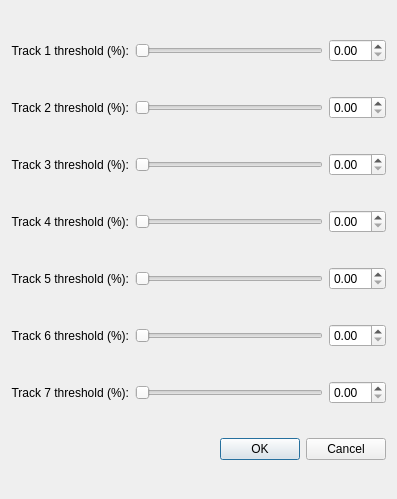
<?xml version="1.0" encoding="UTF-8"?>
<ui version="4.0">
 <class>audioThresholdTunerDialog</class>
 <widget class="QDialog" name="audioThresholdTunerDialog">
  <property name="geometry">
   <rect>
    <x>0</x>
    <y>0</y>
    <width>397</width>
    <height>499</height>
   </rect>
  </property>
  <property name="windowTitle">
   <string>Dialog</string>
  </property>
  <layout class="QVBoxLayout" name="verticalLayout">
   <item>
    <layout class="QHBoxLayout" name="threshold1Layout">
     <item>
      <widget class="QLabel" name="audioThresholdLabel_1">
       <property name="text">
        <string>Track 1 threshold (%):</string>
       </property>
       <property name="alignment">
        <set>Qt::AlignmentFlag::AlignRight|Qt::AlignmentFlag::AlignTrailing|Qt::AlignmentFlag::AlignVCenter</set>
       </property>
       <property name="margin">
        <number>3</number>
       </property>
      </widget>
     </item>
     <item>
      <widget class="QSlider" name="audiothresholdSlider_1">
       <property name="sizePolicy">
        <sizepolicy hsizetype="Expanding" vsizetype="Fixed">
         <horstretch>9</horstretch>
         <verstretch>0</verstretch>
        </sizepolicy>
       </property>
       <property name="mouseTracking">
        <bool>false</bool>
       </property>
       <property name="tabletTracking">
        <bool>false</bool>
       </property>
       <property name="contextMenuPolicy">
        <enum>Qt::ContextMenuPolicy::DefaultContextMenu</enum>
       </property>
       <property name="acceptDrops">
        <bool>false</bool>
       </property>
       <property name="autoFillBackground">
        <bool>true</bool>
       </property>
       <property name="minimum">
        <number>1</number>
       </property>
       <property name="maximum">
        <number>10000</number>
       </property>
       <property name="value">
        <number>1</number>
       </property>
       <property name="sliderPosition">
        <number>1</number>
       </property>
       <property name="orientation">
        <enum>Qt::Orientation::Horizontal</enum>
       </property>
       <property name="invertedAppearance">
        <bool>false</bool>
       </property>
       <property name="invertedControls">
        <bool>false</bool>
       </property>
       <property name="tickPosition">
        <enum>QSlider::TickPosition::NoTicks</enum>
       </property>
       <property name="tickInterval">
        <number>1</number>
       </property>
      </widget>
     </item>
     <item>
      <widget class="QDoubleSpinBox" name="audioThresholdSpinbox_1">
       <property name="singleStep">
        <double>0.500000000000000</double>
       </property>
      </widget>
     </item>
    </layout>
   </item>
   <item>
    <layout class="QHBoxLayout" name="threshold2Layout">
     <item>
      <widget class="QLabel" name="audioThresholdLabel_2">
       <property name="text">
        <string>Track 2 threshold (%):</string>
       </property>
       <property name="alignment">
        <set>Qt::AlignmentFlag::AlignRight|Qt::AlignmentFlag::AlignTrailing|Qt::AlignmentFlag::AlignVCenter</set>
       </property>
       <property name="margin">
        <number>3</number>
       </property>
      </widget>
     </item>
     <item>
      <widget class="QSlider" name="audiothresholdSlider_2">
       <property name="sizePolicy">
        <sizepolicy hsizetype="Expanding" vsizetype="Fixed">
         <horstretch>9</horstretch>
         <verstretch>0</verstretch>
        </sizepolicy>
       </property>
       <property name="mouseTracking">
        <bool>false</bool>
       </property>
       <property name="tabletTracking">
        <bool>false</bool>
       </property>
       <property name="contextMenuPolicy">
        <enum>Qt::ContextMenuPolicy::DefaultContextMenu</enum>
       </property>
       <property name="acceptDrops">
        <bool>false</bool>
       </property>
       <property name="autoFillBackground">
        <bool>true</bool>
       </property>
       <property name="minimum">
        <number>1</number>
       </property>
       <property name="maximum">
        <number>10000</number>
       </property>
       <property name="value">
        <number>1</number>
       </property>
       <property name="sliderPosition">
        <number>1</number>
       </property>
       <property name="orientation">
        <enum>Qt::Orientation::Horizontal</enum>
       </property>
       <property name="invertedAppearance">
        <bool>false</bool>
       </property>
       <property name="invertedControls">
        <bool>false</bool>
       </property>
       <property name="tickPosition">
        <enum>QSlider::TickPosition::NoTicks</enum>
       </property>
       <property name="tickInterval">
        <number>1</number>
       </property>
      </widget>
     </item>
     <item>
      <widget class="QDoubleSpinBox" name="audioThresholdSpinbox_2">
       <property name="singleStep">
        <double>0.500000000000000</double>
       </property>
      </widget>
     </item>
    </layout>
   </item>
   <item>
    <layout class="QHBoxLayout" name="threshold3Layout">
     <item>
      <widget class="QLabel" name="audioThresholdLabel_3">
       <property name="text">
        <string>Track 3 threshold (%):</string>
       </property>
       <property name="alignment">
        <set>Qt::AlignmentFlag::AlignRight|Qt::AlignmentFlag::AlignTrailing|Qt::AlignmentFlag::AlignVCenter</set>
       </property>
       <property name="margin">
        <number>3</number>
       </property>
      </widget>
     </item>
     <item>
      <widget class="QSlider" name="audiothresholdSlider_3">
       <property name="sizePolicy">
        <sizepolicy hsizetype="Expanding" vsizetype="Fixed">
         <horstretch>9</horstretch>
         <verstretch>0</verstretch>
        </sizepolicy>
       </property>
       <property name="mouseTracking">
        <bool>false</bool>
       </property>
       <property name="tabletTracking">
        <bool>false</bool>
       </property>
       <property name="contextMenuPolicy">
        <enum>Qt::ContextMenuPolicy::DefaultContextMenu</enum>
       </property>
       <property name="acceptDrops">
        <bool>false</bool>
       </property>
       <property name="autoFillBackground">
        <bool>true</bool>
       </property>
       <property name="minimum">
        <number>1</number>
       </property>
       <property name="maximum">
        <number>10000</number>
       </property>
       <property name="value">
        <number>1</number>
       </property>
       <property name="sliderPosition">
        <number>1</number>
       </property>
       <property name="orientation">
        <enum>Qt::Orientation::Horizontal</enum>
       </property>
       <property name="invertedAppearance">
        <bool>false</bool>
       </property>
       <property name="invertedControls">
        <bool>false</bool>
       </property>
       <property name="tickPosition">
        <enum>QSlider::TickPosition::NoTicks</enum>
       </property>
       <property name="tickInterval">
        <number>1</number>
       </property>
      </widget>
     </item>
     <item>
      <widget class="QDoubleSpinBox" name="audioThresholdSpinbox_3">
       <property name="singleStep">
        <double>0.500000000000000</double>
       </property>
      </widget>
     </item>
    </layout>
   </item>
   <item>
    <layout class="QHBoxLayout" name="threshold4Layout">
     <item>
      <widget class="QLabel" name="audioThresholdLabel_4">
       <property name="text">
        <string>Track 4 threshold (%):</string>
       </property>
       <property name="alignment">
        <set>Qt::AlignmentFlag::AlignRight|Qt::AlignmentFlag::AlignTrailing|Qt::AlignmentFlag::AlignVCenter</set>
       </property>
       <property name="margin">
        <number>3</number>
       </property>
      </widget>
     </item>
     <item>
      <widget class="QSlider" name="audiothresholdSlider_4">
       <property name="sizePolicy">
        <sizepolicy hsizetype="Expanding" vsizetype="Fixed">
         <horstretch>9</horstretch>
         <verstretch>0</verstretch>
        </sizepolicy>
       </property>
       <property name="mouseTracking">
        <bool>false</bool>
       </property>
       <property name="tabletTracking">
        <bool>false</bool>
       </property>
       <property name="contextMenuPolicy">
        <enum>Qt::ContextMenuPolicy::DefaultContextMenu</enum>
       </property>
       <property name="acceptDrops">
        <bool>false</bool>
       </property>
       <property name="autoFillBackground">
        <bool>true</bool>
       </property>
       <property name="minimum">
        <number>1</number>
       </property>
       <property name="maximum">
        <number>10000</number>
       </property>
       <property name="value">
        <number>1</number>
       </property>
       <property name="sliderPosition">
        <number>1</number>
       </property>
       <property name="orientation">
        <enum>Qt::Orientation::Horizontal</enum>
       </property>
       <property name="invertedAppearance">
        <bool>false</bool>
       </property>
       <property name="invertedControls">
        <bool>false</bool>
       </property>
       <property name="tickPosition">
        <enum>QSlider::TickPosition::NoTicks</enum>
       </property>
       <property name="tickInterval">
        <number>1</number>
       </property>
      </widget>
     </item>
     <item>
      <widget class="QDoubleSpinBox" name="audioThresholdSpinbox_4">
       <property name="singleStep">
        <double>0.500000000000000</double>
       </property>
      </widget>
     </item>
    </layout>
   </item>
   <item>
    <layout class="QHBoxLayout" name="threshold5Layout">
     <item>
      <widget class="QLabel" name="audioThresholdLabel_5">
       <property name="text">
        <string>Track 5 threshold (%):</string>
       </property>
       <property name="alignment">
        <set>Qt::AlignmentFlag::AlignRight|Qt::AlignmentFlag::AlignTrailing|Qt::AlignmentFlag::AlignVCenter</set>
       </property>
       <property name="margin">
        <number>3</number>
       </property>
      </widget>
     </item>
     <item>
      <widget class="QSlider" name="audiothresholdSlider_5">
       <property name="sizePolicy">
        <sizepolicy hsizetype="Expanding" vsizetype="Fixed">
         <horstretch>9</horstretch>
         <verstretch>0</verstretch>
        </sizepolicy>
       </property>
       <property name="mouseTracking">
        <bool>false</bool>
       </property>
       <property name="tabletTracking">
        <bool>false</bool>
       </property>
       <property name="contextMenuPolicy">
        <enum>Qt::ContextMenuPolicy::DefaultContextMenu</enum>
       </property>
       <property name="acceptDrops">
        <bool>false</bool>
       </property>
       <property name="autoFillBackground">
        <bool>true</bool>
       </property>
       <property name="minimum">
        <number>1</number>
       </property>
       <property name="maximum">
        <number>10000</number>
       </property>
       <property name="value">
        <number>1</number>
       </property>
       <property name="sliderPosition">
        <number>1</number>
       </property>
       <property name="orientation">
        <enum>Qt::Orientation::Horizontal</enum>
       </property>
       <property name="invertedAppearance">
        <bool>false</bool>
       </property>
       <property name="invertedControls">
        <bool>false</bool>
       </property>
       <property name="tickPosition">
        <enum>QSlider::TickPosition::NoTicks</enum>
       </property>
       <property name="tickInterval">
        <number>1</number>
       </property>
      </widget>
     </item>
     <item>
      <widget class="QDoubleSpinBox" name="audioThresholdSpinbox_5">
       <property name="singleStep">
        <double>0.500000000000000</double>
       </property>
      </widget>
     </item>
    </layout>
   </item>
   <item>
    <layout class="QHBoxLayout" name="threshold6Layout">
     <item>
      <widget class="QLabel" name="audioThresholdLabel_6">
       <property name="text">
        <string>Track 6 threshold (%):</string>
       </property>
       <property name="alignment">
        <set>Qt::AlignmentFlag::AlignRight|Qt::AlignmentFlag::AlignTrailing|Qt::AlignmentFlag::AlignVCenter</set>
       </property>
       <property name="margin">
        <number>3</number>
       </property>
      </widget>
     </item>
     <item>
      <widget class="QSlider" name="audiothresholdSlider_6">
       <property name="sizePolicy">
        <sizepolicy hsizetype="Expanding" vsizetype="Fixed">
         <horstretch>9</horstretch>
         <verstretch>0</verstretch>
        </sizepolicy>
       </property>
       <property name="mouseTracking">
        <bool>false</bool>
       </property>
       <property name="tabletTracking">
        <bool>false</bool>
       </property>
       <property name="contextMenuPolicy">
        <enum>Qt::ContextMenuPolicy::DefaultContextMenu</enum>
       </property>
       <property name="acceptDrops">
        <bool>false</bool>
       </property>
       <property name="autoFillBackground">
        <bool>true</bool>
       </property>
       <property name="minimum">
        <number>1</number>
       </property>
       <property name="maximum">
        <number>10000</number>
       </property>
       <property name="value">
        <number>1</number>
       </property>
       <property name="sliderPosition">
        <number>1</number>
       </property>
       <property name="orientation">
        <enum>Qt::Orientation::Horizontal</enum>
       </property>
       <property name="invertedAppearance">
        <bool>false</bool>
       </property>
       <property name="invertedControls">
        <bool>false</bool>
       </property>
       <property name="tickPosition">
        <enum>QSlider::TickPosition::NoTicks</enum>
       </property>
       <property name="tickInterval">
        <number>1</number>
       </property>
      </widget>
     </item>
     <item>
      <widget class="QDoubleSpinBox" name="audioThresholdSpinbox_6">
       <property name="singleStep">
        <double>0.500000000000000</double>
       </property>
      </widget>
     </item>
    </layout>
   </item>
   <item>
    <layout class="QHBoxLayout" name="threshold7Layout">
     <item>
      <widget class="QLabel" name="audioThresholdLabel_7">
       <property name="text">
        <string>Track 7 threshold (%):</string>
       </property>
       <property name="alignment">
        <set>Qt::AlignmentFlag::AlignRight|Qt::AlignmentFlag::AlignTrailing|Qt::AlignmentFlag::AlignVCenter</set>
       </property>
       <property name="margin">
        <number>3</number>
       </property>
      </widget>
     </item>
     <item>
      <widget class="QSlider" name="audiothresholdSlider_7">
       <property name="sizePolicy">
        <sizepolicy hsizetype="Expanding" vsizetype="Fixed">
         <horstretch>9</horstretch>
         <verstretch>0</verstretch>
        </sizepolicy>
       </property>
       <property name="mouseTracking">
        <bool>false</bool>
       </property>
       <property name="tabletTracking">
        <bool>false</bool>
       </property>
       <property name="contextMenuPolicy">
        <enum>Qt::ContextMenuPolicy::DefaultContextMenu</enum>
       </property>
       <property name="acceptDrops">
        <bool>false</bool>
       </property>
       <property name="autoFillBackground">
        <bool>true</bool>
       </property>
       <property name="minimum">
        <number>1</number>
       </property>
       <property name="maximum">
        <number>10000</number>
       </property>
       <property name="value">
        <number>1</number>
       </property>
       <property name="sliderPosition">
        <number>1</number>
       </property>
       <property name="orientation">
        <enum>Qt::Orientation::Horizontal</enum>
       </property>
       <property name="invertedAppearance">
        <bool>false</bool>
       </property>
       <property name="invertedControls">
        <bool>false</bool>
       </property>
       <property name="tickPosition">
        <enum>QSlider::TickPosition::NoTicks</enum>
       </property>
       <property name="tickInterval">
        <number>1</number>
       </property>
      </widget>
     </item>
     <item>
      <widget class="QDoubleSpinBox" name="audioThresholdSpinbox_7">
       <property name="singleStep">
        <double>0.500000000000000</double>
       </property>
      </widget>
     </item>
    </layout>
   </item>
   <item>
    <widget class="QDialogButtonBox" name="buttonBox">
     <property name="orientation">
      <enum>Qt::Orientation::Horizontal</enum>
     </property>
     <property name="standardButtons">
      <set>QDialogButtonBox::StandardButton::Cancel|QDialogButtonBox::StandardButton::Ok</set>
     </property>
    </widget>
   </item>
  </layout>
 </widget>
 <resources/>
 <connections>
  <connection>
   <sender>buttonBox</sender>
   <signal>accepted()</signal>
   <receiver>audioThresholdTunerDialog</receiver>
   <slot>accept()</slot>
   <hints>
    <hint type="sourcelabel">
     <x>248</x>
     <y>254</y>
    </hint>
    <hint type="destinationlabel">
     <x>157</x>
     <y>274</y>
    </hint>
   </hints>
  </connection>
  <connection>
   <sender>buttonBox</sender>
   <signal>rejected()</signal>
   <receiver>audioThresholdTunerDialog</receiver>
   <slot>reject()</slot>
   <hints>
    <hint type="sourcelabel">
     <x>316</x>
     <y>260</y>
    </hint>
    <hint type="destinationlabel">
     <x>286</x>
     <y>274</y>
    </hint>
   </hints>
  </connection>
 </connections>
</ui>
